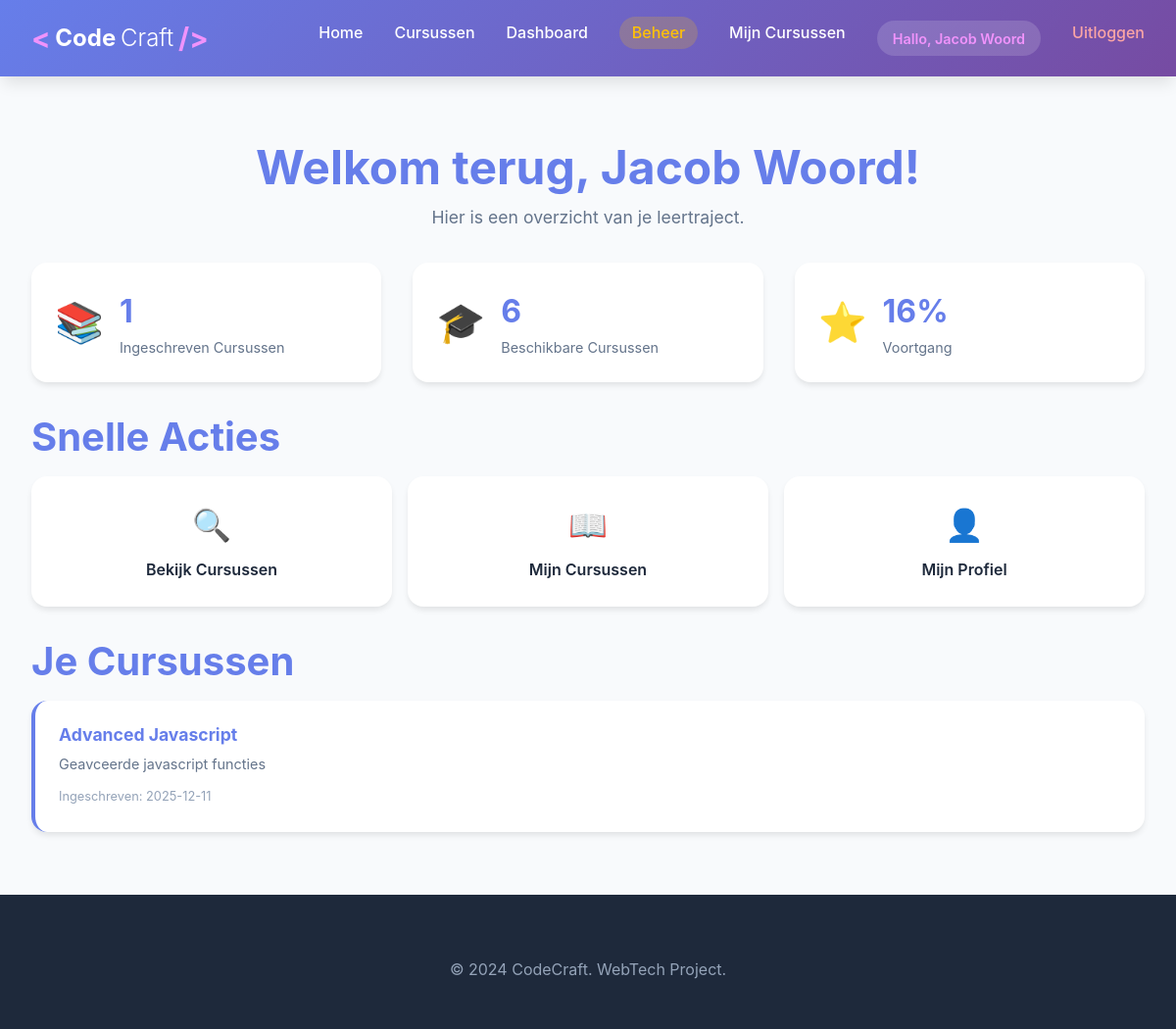
/dashboard (signed in), run on the app's committed database.
### tables this page shows
CREATE TABLE enrollments (
            id INTEGER PRIMARY KEY AUTOINCREMENT,
            user_id INTEGER NOT NULL,
            course_id INTEGER NOT NULL,
            enrolled_at DATETIME DEFAULT CURRENT_TIMESTAMP,
            FOREIGN KEY (user_id) REFERENCES users(id),
            FOREIGN KEY (course_id) REFERENCES courses(id)
        );

CREATE TABLE courses (
            id INTEGER PRIMARY KEY AUTOINCREMENT,
            title TEXT NOT NULL,
            description TEXT,
            created_at DATETIME DEFAULT CURRENT_TIMESTAMP
        );

### py/app.py (the view)
@app.route('/dashboard')
@login_required
def dashboard():
    conn = get_db()
    cursor = conn.cursor()
    cursor.execute('''
        SELECT c.*, e.enrolled_at
        FROM courses c
        JOIN enrollments e ON c.id = e.course_id
        WHERE e.user_id = ?
        ORDER BY e.enrolled_at DESC
        LIMIT 5
    ''', (session['user_id'],))
    enrolled_courses = cursor.fetchall()
    cursor.execute('SELECT COUNT(*) as count FROM enrollments WHERE user_id = ?', (session['user_id'],))
    enrollment_count = cursor.fetchone()['count']
    cursor.execute('SELECT COUNT(*) as count FROM courses')
    total_courses = cursor.fetchone()['count']
    conn.close()
    return render_template('dashboard.html',
                           enrolled_courses=enrolled_courses,
                           enrollment_count=enrollment_count,
                           total_courses=total_courses)

### py/app.py (called while the page is built)
def get_db():
    conn = sqlite3.connect(DATABASE)
    conn.row_factory = sqlite3.Row
    return conn

def login_required(f):
    @wraps(f)
    def decorated_function(*args, **kwargs):
        if 'user_id' not in session:
            flash('Je moet ingelogd zijn om deze pagina te bekijken.', 'error')
            return redirect(url_for('login_page'))
        return f(*args, **kwargs)
    return decorated_function

@app.context_processor
def inject_user():
    return {
        'logged_in': 'user_id' in session,
        'user_name': session.get('user_name'),
        'user_email': session.get('user_email'),
        'is_admin': session.get('is_admin', False)
    }

### templates/dashboard.html (shortened to what this page needs)
<!DOCTYPE html>
<html lang="nl">
<head>
    <link rel="stylesheet" href="{{ url_for('static', filename='style.css') }}">
</head>
<body>
    <nav class="navbar">
        <div class="nav-container">
            <a href="{{ url_for('index') }}" class="logo">
                <span class="logo-bracket">&lt;</span>
                <strong>Code</strong>Craft
                <span class="logo-bracket">/&gt;</span>
            </a>
            <ul class="nav-menu">
                <li><a href="{{ url_for('index') }}">Home</a></li>
                <li><a href="{{ url_for('course_catalog') }}">Cursussen</a></li>
                {% if logged_in %}
                    <li><a href="{{ url_for('dashboard') }}">Dashboard</a></li>
                    {% if is_admin %}
                    <li><a href="{{ url_for('list_courses') }}" class="nav-admin">Beheer</a></li>
                    {% endif %}
                    <li><a href="{{ url_for('my_courses') }}">Mijn Cursussen</a></li>
                    <li class="nav-user">
                        <span class="user-greeting">Hallo, {{ user_name }}</span>
                    </li>
                    <li><a href="{{ url_for('logout_route') }}" class="nav-logout">Uitloggen</a></li>
                {% else %}
                    <li><a href="{{ url_for('login_page') }}">Inloggen</a></li>
                    <li><a href="{{ url_for('register_page') }}">Registreren</a></li>
                {% endif %}
            </ul>
        </div>
    </nav>
    <main>
        <section class="dashboard-section">
            <div class="container">
                <div class="dashboard-header">
                    <h1>Welkom terug, {{ user_name }}!</h1>
                    <p class="dashboard-subtitle">Hier is een overzicht van je leertraject.</p>
                </div>
                <div class="stats-grid">
                    <div class="stat-card">
                        <div class="stat-icon">📚</div>
                        <div class="stat-content">
                            <span class="stat-number">{{ enrollment_count }}</span>
                            <span class="stat-label">Ingeschreven Cursussen</span>
                        </div>
                    </div>
                    <div class="stat-card">
                        <div class="stat-icon">🎓</div>
                        <div class="stat-content">
                            <span class="stat-number">{{ total_courses }}</span>
                            <span class="stat-label">Beschikbare Cursussen</span>
                        </div>
                    </div>
                    <div class="stat-card">
                        <div class="stat-icon">⭐</div>
                        <div class="stat-content">
                            <span class="stat-number">{{ ((enrollment_count / total_courses) * 100) | int if total_courses > 0 else 0 }}%</span>
                            <span class="stat-label">Voortgang</span>
                        </div>
                    </div>
                </div>
                <div class="quick-actions">
                    <h2>Snelle Acties</h2>
                    <div class="action-buttons-grid">
                        <a href="{{ url_for('course_catalog') }}" class="action-card">
                            <span class="action-icon">🔍</span>
                            <span class="action-text">Bekijk Cursussen</span>
                        </a>
                        <a href="{{ url_for('my_courses') }}" class="action-card">
                            <span class="action-icon">📖</span>
                            <span class="action-text">Mijn Cursussen</span>
                        </a>
                        <a href="{{ url_for('profile') }}" class="action-card">
                            <span class="action-icon">👤</span>
                            <span class="action-text">Mijn Profiel</span>
                        </a>
                    </div>
                </div>
                <div class="recent-courses">
                    <h2>Je Cursussen</h2>
                    {% if enrolled_courses %}
                    <div class="dashboard-courses-grid">
                        {% for course in enrolled_courses %}
                        <a href="{{ url_for('view_enrolled_course', id=course.id) }}" class="dashboard-course-card">
                            <h3>{{ course.title }}</h3>
                            <p>{{ course.description[:80] }}{% if course.description|length > 80 %}...{% endif %}</p>
                            <small>Ingeschreven: {{ course.enrolled_at[:10] }}</small>
                        </a>
                        {% endfor %}
                    </div>
                    {% endif %}
                </div>
            </div>
        </section>
    </main>
    <footer class="footer">
        <div class="container">
            <div class="footer-bottom">
                <p>&copy; 2024 CodeCraft. WebTech Project.</p>
            </div>
        </div>
    </footer>
</body>
</html>

### data on the page
enrollments: title "Advanced Javascript", description "Geavceerde javascript functies", enrolled_at "2025-12-11"

### other printed values
{{ user_name }} "Jacob Woord"
{{ enrollment_count }} "1"
{{ total_courses }} "6"
